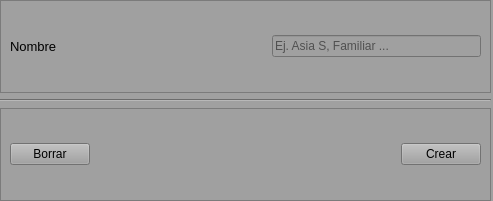
<?xml version="1.0" encoding="UTF-8"?>
<ui version="4.0">
 <class>AddCarterasView</class>
 <widget class="QMainWindow" name="AddCarterasView">
  <property name="geometry">
   <rect>
    <x>0</x>
    <y>0</y>
    <width>493</width>
    <height>201</height>
   </rect>
  </property>
  <property name="windowTitle">
   <string>Crear Cartera</string>
  </property>
  <property name="styleSheet">
   <string notr="true">*{
background: rgb(160, 160, 160);

}</string>
  </property>
  <widget class="QWidget" name="centralwidget">
   <widget class="QWidget" name="verticalLayoutWidget">
    <property name="geometry">
     <rect>
      <x>0</x>
      <y>0</y>
      <width>491</width>
      <height>201</height>
     </rect>
    </property>
    <layout class="QVBoxLayout" name="verticalLayout">
     <item>
      <widget class="QFrame" name="frame_3">
       <property name="frameShape">
        <enum>QFrame::StyledPanel</enum>
       </property>
       <property name="frameShadow">
        <enum>QFrame::Raised</enum>
       </property>
       <layout class="QHBoxLayout" name="horizontalLayout">
        <item>
         <widget class="QLabel" name="label_2">
          <property name="font">
           <font>
            <pointsize>10</pointsize>
           </font>
          </property>
          <property name="text">
           <string>Nombre</string>
          </property>
         </widget>
        </item>
        <item>
         <spacer name="horizontalSpacer_2">
          <property name="orientation">
           <enum>Qt::Horizontal</enum>
          </property>
          <property name="sizeHint" stdset="0">
           <size>
            <width>184</width>
            <height>20</height>
           </size>
          </property>
         </spacer>
        </item>
        <item>
         <widget class="QLineEdit" name="tfNombre">
          <property name="text">
           <string/>
          </property>
          <property name="placeholderText">
           <string>Ej. Asia S, Familiar ...</string>
          </property>
         </widget>
        </item>
       </layout>
      </widget>
     </item>
     <item>
      <widget class="Line" name="line">
       <property name="orientation">
        <enum>Qt::Horizontal</enum>
       </property>
      </widget>
     </item>
     <item>
      <widget class="QFrame" name="frame_2">
       <property name="frameShape">
        <enum>QFrame::StyledPanel</enum>
       </property>
       <property name="frameShadow">
        <enum>QFrame::Raised</enum>
       </property>
       <layout class="QHBoxLayout" name="horizontalLayout_3">
        <item>
         <widget class="QPushButton" name="buttonBorrar">
          <property name="text">
           <string>Borrar</string>
          </property>
         </widget>
        </item>
        <item>
         <spacer name="horizontalSpacer_13">
          <property name="orientation">
           <enum>Qt::Horizontal</enum>
          </property>
          <property name="sizeHint" stdset="0">
           <size>
            <width>216</width>
            <height>20</height>
           </size>
          </property>
         </spacer>
        </item>
        <item>
         <widget class="QPushButton" name="buttonCrear">
          <property name="text">
           <string>Crear</string>
          </property>
         </widget>
        </item>
       </layout>
      </widget>
     </item>
    </layout>
   </widget>
  </widget>
 </widget>
 <resources/>
 <connections>
  <connection>
   <sender>buttonBorrar</sender>
   <signal>clicked()</signal>
   <receiver>tfNombre</receiver>
   <slot>clear()</slot>
   <hints>
    <hint type="sourcelabel">
     <x>77</x>
     <y>200</y>
    </hint>
    <hint type="destinationlabel">
     <x>357</x>
     <y>40</y>
    </hint>
   </hints>
  </connection>
 </connections>
</ui>
